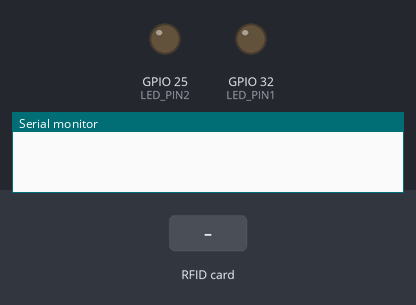
This sketch was run on a simulated ESP32. Parts: output pins drawn as LEDs (lit = HIGH), the last lines printed to the serial monitor. Dashed ring = blinking. The inputs (shaded band) are chosen by the test bench.

Above: at 1.2 s.
1.3 s: RFID card 5E 7A 19 C4 held to the reader
At 2.1 s:
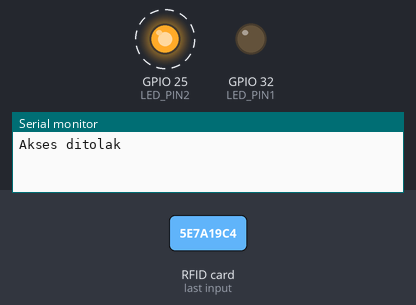
Timing chart, 0 to 7.8 s (numbered marks = the images above; inputs shaded):
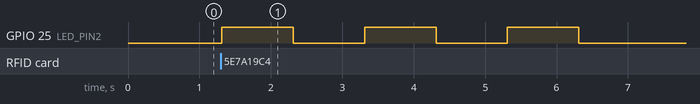

The sketch:

Source_Code_Kelompok_4.ino
```cpp
/******************************************************************************** RFID ********************************************************************************/
#include <SPI.h>
#include <MFRC522.h>
#include <stdio.h>
#include <string.h>
#include <stdint.h>
#include <stdlib.h>
#include <Arduino.h>

#define SS_PIN          21          // Configurable, see typical pin layout above
#define RST_PIN         22          // Configurable, see typical pin layout above

typedef uint64_t bit64;

MFRC522 mfrc522(SS_PIN, RST_PIN);   // Create MFRC522 instance.

MFRC522::MIFARE_Key key;

String readData="";
byte blockAddr;
bool flag = false;

/*** Helper routine to dump a byte array as hex values to Serial. */
void dump_byte_array(byte *buffer, byte bufferSize) {
    for (byte i = 0; i < bufferSize; i++) {
        Serial.print(buffer[i] < 0x10 ? " 0" : " ");
        Serial.print(buffer[i], HEX);
    }
}

/******************************************************************************** Akhir RFID ********************************************************************************/

/******************************************************************************** Fungsi enkrip dan dekrip ********************************************************************************/

bit64 constants[16] = {0xf0, 0xe1, 0xd2, 0xc3, 0xb4, 0xa5, 0x96, 0x87, 0x78, 0x69, 0x5a, 0x4b, 0x3c, 0x2d, 0x1e, 0x0f};

bit64 state[5] = { 0 }, t[5] = { 0 };

bit64 rotate(bit64 x, int l){ // rotate function
  bit64 temp;
  temp = (x >> l) ^ (x << (64-l)); // shifting bit
  return temp;
}

bit64 string_to_hex(char* str) {
  bit64 num = 0;
  int len = strlen(str);

  for (int i = 0; i < len; i++) {
    num = num << 4; // shift kiri 4 bit
    if (str[i] >= '0' && str[i] <= '9') {
      num += str[i] - '0';
    } else if (str[i] >= 'a' && str[i] <= 'f') {
      num += str[i] - 'a' + 10;
    } else if (str[i] >= 'A' && str[i] <= 'F') {
      num += str[i] - 'A' + 10;
    }
  }

  return num;
}

// Menampilkan state
void print_state(bit64 state[5]){
  for (int i = 0; i < 5; i++)
  {
    Serial.println(state[i]);
  }
}


void linear(bit64 state[5]){
  bit64 temp0, temp1;

  temp0 = rotate(state[0], 19);
  temp1 = rotate(state[0], 28);
  state[0] = state[0] ^ temp0 ^ temp1;

  temp0 = rotate(state[1], 61);
  temp1 = rotate(state[1], 39);
  state[1] = state[1] ^ temp0 ^ temp1;

  temp0 = rotate(state[2], 1);
  temp1 = rotate(state[2], 6);
  state[2] = state[2] ^ temp0 ^ temp1;

  temp0 = rotate(state[3], 10);
  temp1 = rotate(state[3], 17);
  state[3] = state[3] ^ temp0 ^ temp1;

  temp0 = rotate(state[4], 7);
  temp1 = rotate(state[4], 41);
  state[4] = state[4] ^ temp0 ^ temp1;
}

void sbox(bit64 x[5]){ // substitution with bit slicing
  x[0] ^= x[4]; x[4] ^= x[3]; x[2] ^= x[1];
  t[0] = x[0]; t[1] = x[1]; t[2] = x[2]; t[3] = x[3]; t[4] = x[4];
  t[0] = ~t[0]; t[1] = ~t[1]; t[2] = ~t[2]; t[3] = ~t[3]; t[4] = ~t[4];
  t[0] &= x[1]; t[1] &= x[2]; t[2] &= x[3]; t[3] &= x[4]; t[4] &= x[0];
  x[0] ^= t[1]; x[1] ^= t[2]; x[2] ^= t[3]; x[3] ^= t[4]; x[4] ^= t[0];
  x[1] ^= x[0]; x[0] ^= x[4]; x[3] ^= x[2]; x[2] = ~x[2];
}

void add_constant(bit64 state[5], int i, int a){
  state[2] = state[2] ^ constants[12-a+i];
}

void initialization(bit64 state[5], bit64 key[2]){
  p(state, 12);
  state[3] = state[3] ^ key[0];
  state[4] = state[4] ^ key[1];
}

void p(bit64 state[5], int a){
  for (int i = 0; i < a; i++)
  {
    add_constant(state, i, a);
    sbox(state);
    linear(state);
  }
}

void encrypt(bit64 state[5], int length, bit64 plaintext[], bit64 ciphertext[]){ // length = jumlah plain text
  ciphertext[0] = plaintext[0] ^ state[0];
  for (int i = 1; i < length; i++)
  {
    p(state, 6);
    ciphertext[i] =  plaintext[i] ^ state[0];
    state[0] = ciphertext[i];
  }
}

void decrypt(bit64 state[5], int length, bit64 plaintext[], bit64 ciphertext[]){ // length = jumlah plain text
  plaintext[0] = state[0] ^ ciphertext[0];
  state[0] = ciphertext[0];
  for (int i = 1; i < length; i++)
  {
    p(state, 6);
    plaintext[i] =  state[0] ^ ciphertext[i];
    state[0] = ciphertext[i];
  }
}

void finalization(bit64 state[5], bit64 key[2]){
  state[0] = state[0] ^ key[0];
  state[1] = state[1] ^ key[1];
  p(state, 12);
  state[3] = state[3] ^ key[0];
  state[4] = state[4] ^ key[1];
}

bit64 message_to_hex(char *message) {
    // convert message to hexadecimal uint64_t
    uint64_t num = 0;
    int len = strlen(message);
    int shift = 0;
    for (int i = len - 1; i >= 0; i--) {
        num |= ((uint64_t)message[i] << shift);
        shift += 8;
    }
    return num;
}

char *hex_to_message(uint64_t num) {
    // convert hexadecimal uint64_t to message
    int len = 1;
    uint64_t temp = num;
    while (temp >>= 8) len++;
    char *message =(char*) malloc((len + 1)*sizeof(char));
    message[len] = '\0';
    for (int i = len - 1; i >= 0; i--) {
        message[i] = (char)(num & 0xff);
        num >>= 8;
    }
    return message;
}

char sandi[100];
char password[100] = {"ppmc"};
char dekrippass[100];

void enkrip(char* password){
  bit64 nonce[2] = { 0 };
  bit64 key[2] = { 0x1223931931, 0x1231942321 };
  bit64 IV = 0x80400c0600000000;
  bit64 ciphertext[2] = { 0 };

  bit64 plaintext[] = {message_to_hex(password)};

  state[0] = IV;
  state[1] = key[0];
  state[2] = key[1];
  state[3] = nonce[0];
  state[4] = nonce[1];

  initialization(state, key);
  encrypt(state, 1, plaintext, ciphertext);
  finalization(state, key);
  // Serial.println(ciphertext[0]);
  strcpy(password, hex_to_message(ciphertext[0]));
}

void dekrip(bit64 terenkrip, char* cpy){
  bit64 nonce[2] = { 0 };
  bit64 key[2] = { 0x1223931931, 0x1231942321 };
  bit64 IV = 0x80400c0600000000;

  bit64 ciphertextdecrypt[] = {terenkrip};
  bit64 plaintextdecrypt[2] = { 0 };

  state[0] = IV;
  state[1] = key[0];
  state[2] = key[1];
  state[3] = nonce[0];
  state[4] = nonce[1];

  initialization(state, key);

  decrypt(state, 1, plaintextdecrypt, ciphertextdecrypt);
  finalization(state, key);
  // Serial.println(plaintextdecrypt[0]);
  strcpy(cpy, hex_to_message(plaintextdecrypt[0]));

}

/******************************************************************************** Akhir fungsi enkrip dan dekrip ********************************************************************************/

// Define the pin number for the LED
#define LED_PIN1 32
#define LED_PIN2 25

void setup() {
  // Set the LED pin as an output
  pinMode(LED_PIN1, OUTPUT);
  pinMode(LED_PIN2, OUTPUT);

  // Init SPI bus
  SPI.begin();
  Serial.begin(115200);

  // Init MFRC522 card
  mfrc522.PCD_Init();

  // Prepare the key (used both as key A and as key B)
  // using FFFFFFFFFFFFh which is the default at chip delivery from the factory
  for (byte i = 0; i < 6; i++) {
      key.keyByte[i] = 0xFF;
  }
}

void loop() {
  while(!flag){
    // Reset the loop if no new card present on the sensor/reader. This saves the entire process when idle.
    if ( ! mfrc522.PICC_IsNewCardPresent())
        return;

    // Select one of the cards
    if ( ! mfrc522.PICC_ReadCardSerial())
        return;

    MFRC522::PICC_Type piccType = mfrc522.PICC_GetType(mfrc522.uid.sak);

    // Check for compatibility
    if (    piccType != MFRC522::PICC_TYPE_MIFARE_MINI
        &&  piccType != MFRC522::PICC_TYPE_MIFARE_1K
        &&  piccType != MFRC522::PICC_TYPE_MIFARE_4K) {
        Serial.println(F("This sample only works with MIFARE Classic cards."));
        return;
    }

    // In this sample we use the second sector,
    // that is: sector #1, covering block #4 up to and including block #7
    MFRC522::StatusCode status;
    byte buffer[18];
    byte size = sizeof(buffer);
    byte sector  = 2;
    byte blockNo = 0;

    byte trailerBlock = (sector*4) + 3;
    status = (MFRC522::StatusCode) mfrc522.PCD_Authenticate(MFRC522::PICC_CMD_MF_AUTH_KEY_A, trailerBlock, &key, &(mfrc522.uid));

    blockAddr = 8;
    status = (MFRC522::StatusCode) mfrc522.MIFARE_Read(blockAddr, buffer, &size);
    String sTemp = String((char*)buffer);
    readData += sTemp.substring(0,16);

    const char* charArr = readData.c_str();

    strcpy(sandi, charArr);

    // Halt PICC
    mfrc522.PICC_HaltA();
    // Stop encryption on PCD
    mfrc522.PCD_StopCrypto1();

    flag = true;
  }

  dekrip(message_to_hex(sandi), sandi);
  dekrip(message_to_hex(password), dekrippass);

  strcpy(password, "ppmc");

  if(!strcmp(sandi, dekrippass)){
    // Turn the LED on
    Serial.println("Akses diterima. Silakan!");
    digitalWrite(LED_PIN1, HIGH); delay(1000);
    digitalWrite(LED_PIN1, LOW); delay(1000);
    digitalWrite(LED_PIN1, HIGH); delay(1000);
    digitalWrite(LED_PIN1, LOW); delay(1000);
    digitalWrite(LED_PIN1, HIGH); delay(1000);
    digitalWrite(LED_PIN1, LOW); delay(1000);
    readData="";
    strcpy(sandi,"");
    strcpy(dekrippass,"");
    flag=false;
  } else {
    Serial.println("Akses ditolak");
    // Turn the LED on
    digitalWrite(LED_PIN2, HIGH);delay(1000);
    digitalWrite(LED_PIN2, LOW);delay(1000);
    digitalWrite(LED_PIN2, HIGH);delay(1000);
    digitalWrite(LED_PIN2, LOW);delay(1000);
    digitalWrite(LED_PIN2, HIGH);delay(1000);
    digitalWrite(LED_PIN2, LOW);delay(1000);
    readData="";
    strcpy(sandi,"");
    strcpy(dekrippass,"");
    flag=false;

  }
}
```

Measured:
- after the input at 1.3 s, GPIO 25 (LED_PIN2): alternates HIGH for 1.0 s and LOW for 1.0 s, 6 changes in all, then stays LOW, starting at once
